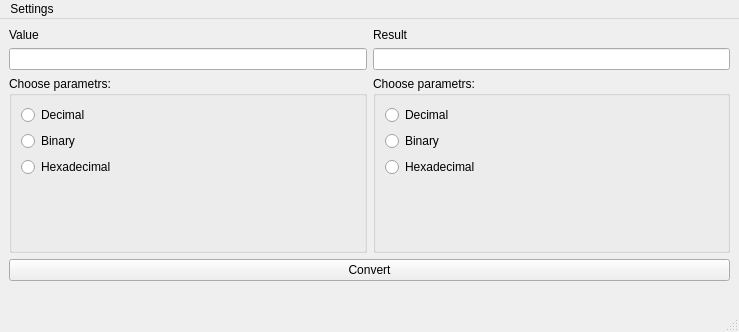
<?xml version="1.0" encoding="UTF-8"?>
<ui version="4.0">
 <class>CalculConvertor</class>
 <widget class="QMainWindow" name="CalculConvertor">
  <property name="geometry">
   <rect>
    <x>0</x>
    <y>0</y>
    <width>739</width>
    <height>332</height>
   </rect>
  </property>
  <property name="windowTitle">
   <string>CalculConvertor</string>
  </property>
  <widget class="QWidget" name="centralwidget">
   <layout class="QGridLayout" name="gridLayout">
    <item row="2" column="0" colspan="2">
     <widget class="QPushButton" name="ButtonConvert">
      <property name="text">
       <string>Convert</string>
      </property>
     </widget>
    </item>
    <item row="0" column="0">
     <layout class="QVBoxLayout" name="verticalLayout_1">
      <item>
       <widget class="QLabel" name="FValue">
        <property name="text">
         <string>Value</string>
        </property>
       </widget>
      </item>
      <item>
       <widget class="QLineEdit" name="FInput"/>
      </item>
      <item>
       <widget class="QGroupBox" name="groupBox">
        <property name="title">
         <string>Choose parametrs:</string>
        </property>
        <layout class="QVBoxLayout" name="verticalLayout_5">
         <item>
          <widget class="QRadioButton" name="FDec">
           <property name="text">
            <string>Decimal</string>
           </property>
          </widget>
         </item>
         <item>
          <widget class="QRadioButton" name="FBin">
           <property name="text">
            <string>Binary</string>
           </property>
          </widget>
         </item>
         <item>
          <widget class="QRadioButton" name="FHex">
           <property name="text">
            <string>Hexadecimal</string>
           </property>
          </widget>
         </item>
         <item>
          <spacer name="verticalSpacer">
           <property name="orientation">
            <enum>Qt::Vertical</enum>
           </property>
           <property name="sizeHint" stdset="0">
            <size>
             <width>20</width>
             <height>40</height>
            </size>
           </property>
          </spacer>
         </item>
        </layout>
       </widget>
      </item>
     </layout>
    </item>
    <item row="0" column="1">
     <layout class="QVBoxLayout" name="verticalLayout_3">
      <item>
       <widget class="QLabel" name="SValue">
        <property name="text">
         <string>Result</string>
        </property>
       </widget>
      </item>
      <item>
       <widget class="QLineEdit" name="SInput">
        <property name="readOnly">
         <bool>true</bool>
        </property>
       </widget>
      </item>
      <item>
       <widget class="QGroupBox" name="groupBox_2">
        <property name="title">
         <string>Choose parametrs:</string>
        </property>
        <layout class="QVBoxLayout" name="verticalLayout_6">
         <item>
          <widget class="QRadioButton" name="SDec">
           <property name="text">
            <string>Decimal</string>
           </property>
          </widget>
         </item>
         <item>
          <widget class="QRadioButton" name="SBin">
           <property name="text">
            <string>Binary</string>
           </property>
          </widget>
         </item>
         <item>
          <widget class="QRadioButton" name="SHex">
           <property name="text">
            <string>Hexadecimal</string>
           </property>
          </widget>
         </item>
         <item>
          <spacer name="verticalSpacer_2">
           <property name="orientation">
            <enum>Qt::Vertical</enum>
           </property>
           <property name="sizeHint" stdset="0">
            <size>
             <width>20</width>
             <height>40</height>
            </size>
           </property>
          </spacer>
         </item>
        </layout>
       </widget>
      </item>
     </layout>
    </item>
    <item row="3" column="0">
     <widget class="QLabel" name="SuccessLabel">
      <property name="text">
       <string/>
      </property>
     </widget>
    </item>
   </layout>
  </widget>
  <widget class="QMenuBar" name="menubar">
   <property name="geometry">
    <rect>
     <x>0</x>
     <y>0</y>
     <width>739</width>
     <height>25</height>
    </rect>
   </property>
   <widget class="QMenu" name="menuSettings">
    <property name="title">
     <string>Settings</string>
    </property>
    <addaction name="actionAbout"/>
    <addaction name="actionSelectFont"/>
   </widget>
   <addaction name="menuSettings"/>
  </widget>
  <widget class="QStatusBar" name="statusbar"/>
  <action name="actionAbout">
   <property name="text">
    <string>About</string>
   </property>
  </action>
  <action name="actionSelectFont">
   <property name="text">
    <string>Select Font</string>
   </property>
   <property name="toolTip">
    <string>Select the display font</string>
   </property>
  </action>
 </widget>
 <resources/>
 <connections/>
</ui>
